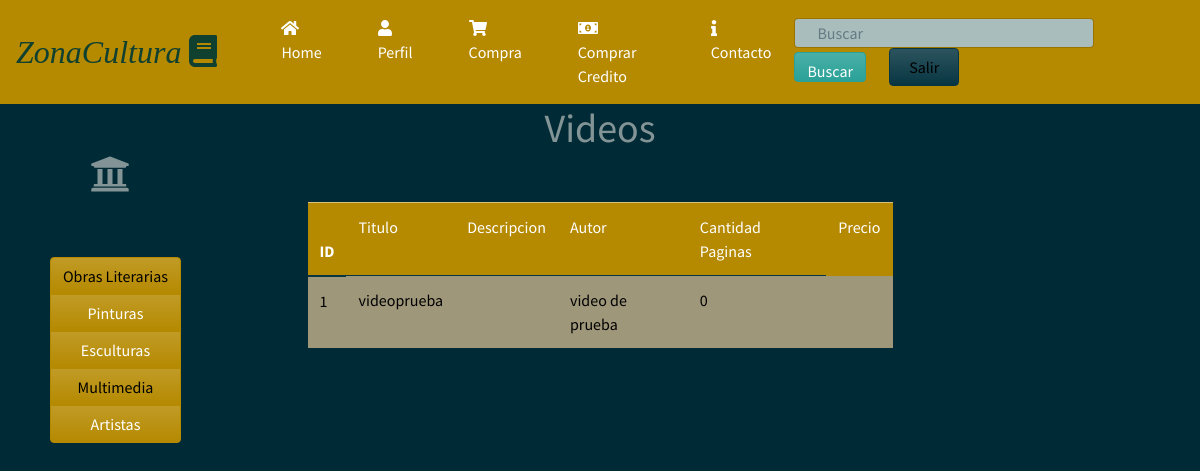
The app's page /CatalogoMultimedia (signed in) with its own data.
### homePage/models.py (models this page shows)
class contenidoMultimedia(models.Model):
	user=models.ForeignKey(User,on_delete=models.SET_NULL, null=True)
	title=models.CharField(max_length=50)
	descripcion=models.TextField(max_length=150)
	formato=models.CharField(max_length=20,blank=True)
	precioV=models.IntegerField(default=0)
	clip=models.FileField(upload_to='media/video')
	fecha=models.DateTimeField(default=timezone.now)

### homePage/views.py (the view)
# urls.py: url(r'^CatalogoMultimedia$',views.multimedia_view, name='catalogo Videos'),
@login_required(login_url='/')
def multimedia_view(request):
	videos=contenidoMultimedia.objects.all()
	contexto={'videos':videos}
	return render(request,'catalogoVideos.html',contexto)

### homePage/templates/catalogoVideos.html (shortened to what this page needs)
{% load staticfiles %}
<!DOCTYPE html>
<html>
<head>
  <link rel="stylesheet" type="text/css" href="{% static 'css/bootstrap1.min.css' %}">
  <link rel="stylesheet" href="https://use.fontawesome.com/releases/v5.0.8/css/solid.css">
    <link rel="stylesheet" href="static/css/paginahome.css">
</head>
<body>
  <nav class="navbar navbar-expand-lg navbar-dark bg-primary">
      <a class="navbar-brand"><em><font size="6" color="#0F4030" face="Trebuchet MS">ZonaCultura  <i class="fas fa-book"></i></font></em></a>
    <div class="collapse navbar-collapse" id="navbarColor01">
      <ul class="navbar-nav mr-auto">
          <li class="nav-item active">
            <a class="nav-link" href="/HomePage"><i class="fas fa-home"></i> Home<span class="sr-only">(current)</span></a>
          </li>
          <li class="nav-item active">
            <a class="nav-link" href="Perfil"><i class="fas fa-user"></i> Perfil</a>
          </li>
          <li class="nav-item active">
            <a class="nav-link" href="CarritoVista"><i class="fas fa-shopping-cart"></i> Compra</a>
          </li>
          <li class="nav-item active">
            <a class="nav-link" href="CompraCredito"><i class="fas fa-money-bill-alt"></i> Comprar Credito</a>
          </li>
          <li class="nav-item active">
            <a class="nav-link" href=""><i class="fas fa-info"></i>  Contacto</a>
          </li>
      </ul>
      <form class="form-inline my-2 my-lg-2">
        <div class="col-12">
            <input class="form-control mr-sm-0" type="text" placeholder="Buscar" id="input-search">
            <button class="btn btn-success" type="submit" id="Buscar">Buscar</button>
            <button class="btn btn-dark my-5 my-sm-0" type="submit" id="Salir"><a href="">Salir</a></button>
          </div>
      </form>
    </div>
  </nav>
<div>
    <div class="row">
      <div class="col col-3">
        <h1><i class="fas fa-university" id="lll"></i></h1>
          <div class="btn-group-vertical" data-toggle="buttons">
            <button type="button" class="btn btn-primary"><a href="CatalogoLibros">Obras Literarias</a></button>
            <button type="button" class="btn btn-primary">Pinturas</button>
            <button type="button" class="btn btn-primary">Esculturas</button>
            <button type="button" class="btn btn-primary"><a href="CatalogoMultimedia">Multimedia</a></button>
            <button type="button" class="btn btn-primary">Artistas</button>
          </div>
      </div>
      <div class="col col-6">
        <div class="container-lit conteiner">
          <h1 align="center">Videos</h1>
          <form class="site-form" method="post">
            <table class="table table-hover">
              <thead>
                <tr class="table-primary">
                  <th scope="row">ID</th>
                  <td>Titulo</td>
                  <td>Descripcion</td>
                  <td>Autor</td>
                  <td>Cantidad Paginas</td>
                  <td>Precio</td>
                </tr>
              </thead>
              <tbody>
                {% if videos %}
                {% for video in videos %}
                <tr>
                  <td><a href="Producto/ContenidoMultimedia/{{video.pk}}">{{video.pk}}</td>
                  <td>{{video.title}}</a></td>
                  <td>
                  </td>
                  <td>{{video.descripcion}}</td>
                  <td>{{video.precioV}}</td>
                </tr>
                {% endfor %}
                {% else %}
                <h1>No hay registros de videos</h1>
                {% endif %}
              </tbody>
            </table>
          </form>
        </div>
      </div>
      <div class="col col-3"></div>
    </div>
  </div>

### homePage/static/css/paginahome.css (style rules this page uses)
#input-search { width: 300px; height: 30px; text-indent: 10px; }
#Salir { width: 70px; margin-left: 20px; margin-right: 0 auto; background-color: #F59251; }
#Buscar { height: 30px; }
.table { margin-top: 50px; border-color: #000; background-color: #9F977A; color: black; }
.btn-group-vertical { margin-top: 0px; padding-top: 50px; margin-left: 50px; }
#lll { margin-top: 50px; margin-left: 90px; margin-bottom: 0px; }
.nav-link { margin-left: 40px; }
.btn a { color: black; }
td a { color: black; }

### records on screen
contenidoMultimedia: pk "1", title "videoprueba", descripcion "video de prueba", precioV "0"
